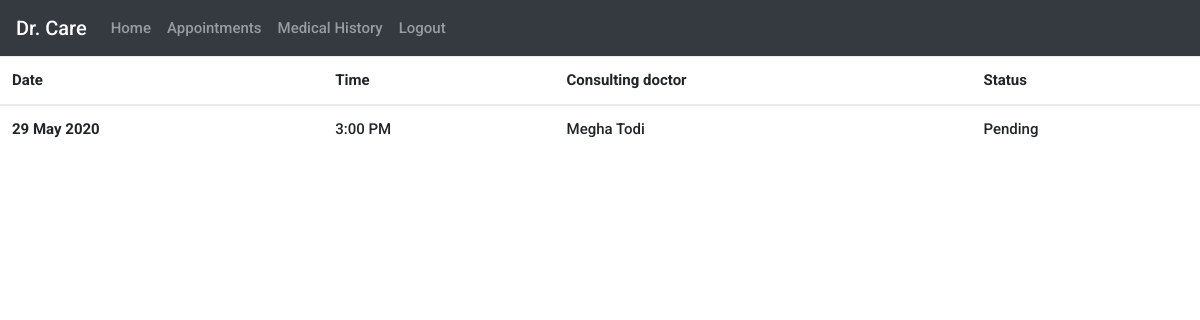
/appointment/ (signed in), run on an earlier commit of the app's database.
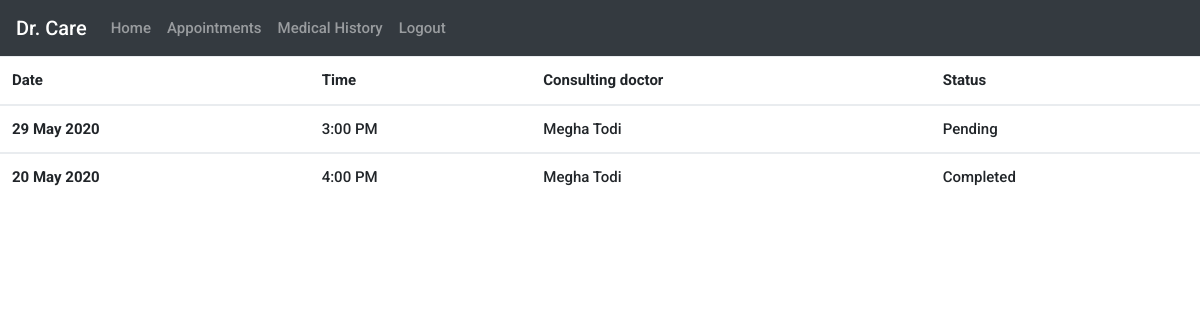
And on a later commit of the database.
### base/models.py (models this page shows, shortened)
class Appointment(models.Model):
    Patient=models.ForeignKey(Patient,on_delete=models.CASCADE)
    Doctor = models.ForeignKey(Doctor,on_delete=models.CASCADE)
    date=  models.CharField(max_length=100)
    time=models.CharField(max_length=100)
    status=models.CharField(max_length=20,choices=Status_choices,default=None)

class Doctor(models.Model):
    user=models.ForeignKey(Profile,on_delete=models.CASCADE)
    Name=models.CharField(max_length=100,default=None)
    Age=models.IntegerField(default=0)
    Gender=models.CharField(max_length=20,choices=Gender_choices,default=None)
    Address=models.CharField(max_length=500,default=None)
    BloodType=models.CharField(max_length=50,default=None)
    Department=models.CharField(max_length=20,default=None)
    Salary=models.IntegerField(default=0)
    Attendance=models.IntegerField(default=0)
    def __str__(self):
        return self.Name

### base/views.py (the view)
# urls.py: path('appointment/',views.appointment,name='app'),
def appointment(request):
    if request.user.is_authenticated:
        name=request.user.username
        profile=User.objects.get(username=name)
        patient=Profile.objects.get(user=profile)
        if Patient.objects.filter(user=patient).exists():
            id=Patient.objects.get(user=patient).id
            app=Appointment.objects.filter(Patient_id=id)
            return render(request,'patient/appointment.html',{'app':app})
        elif Doctor.objects.filter(user=patient).exists():
            id=Doctor.objects.get(user=patient).id
            app=Appointment.objects.filter(Doctor_id=id)
            return render(request,'doctor/appointment.html',{'app':app})
    else:
        return redirect('login')

### base/templates/patient/appointment.html
{% extends 'patient/base.html' %}
{% block content %}
<table class="table">
  <thead>
    <tr>
      <th scope="col">Date</th>
      <th scope="col">Time</th>
      <th scope="col">Consulting doctor</th>
      <th scope="col">Status</th>
    </tr>
  </thead>
  {% for val in app %}
  <tbody>
    <tr>
      <th scope="row">{{ val.date }}</th>
      <td>{{ val.time }}</td>
      <td>{{ val.Doctor }}</td>
      <td>{{ val.status }}</td>
    </tr>
  </tbody>
  {% endfor %}
</table>
{% endblock %}

### base/templates/patient/base.html (shortened to what this page needs)
{% load static %}
<!DOCTYPE html>
<html lang="en">
<head>
  <link rel="stylesheet" href="https://maxcdn.bootstrapcdn.com/bootstrap/4.5.0/css/bootstrap.min.css">
  <link rel="stylesheet" type="text/css" href="{% static "styles/bootstrap4/bootstrap.min.css" %}">
  <link href={% static "plugins/font-awesome-4.7.0/css/font-awesome.min.css" %} rel="stylesheet" type="text/css">
  <link rel="stylesheet" type="text/css" href={% static "plugins/OwlCarousel2-2.2.1/owl.carousel.css" %}>
  <link rel="stylesheet" type="text/css" href={% static "plugins/OwlCarousel2-2.2.1/owl.theme.default.css" %}>
  <link rel="stylesheet" type="text/css" href={% static "plugins/OwlCarousel2-2.2.1/animate.css" %}>
  <link rel="stylesheet" type="text/css" href={% static "styles/contact.css" %}>
  <link rel="stylesheet" type="text/css" href={% static "styles/main_styles.css" %}>
  <link rel="stylesheet" type="text/css" href={% static "styles/responsive.css" %}>
</head>
<body>
<nav class="navbar navbar-expand-sm bg-dark navbar-dark">
  <a class="navbar-brand" href="#">Dr. Care</a>
  <ul class="navbar-nav">
    <li class="nav-item">
      <a class="nav-link" href="{% url 'phome' %}">Home</a>
    </li>
    <li class="nav-item">
      <a class="nav-link" href="{% url 'app' %}">Appointments</a>
    </li>
    <li class="nav-item">
      <a class="nav-link" href="{% url 'pre' %}">Medical History</a>
    </li>
    <li class="nav-item">
      <a class="nav-link" href="{% url 'logout' %}">Logout</a>
    </li>
  </ul>
</nav>
<div>
{% block content %}
{% endblock %}
</div>
</body>
</html>

### base/static/styles/contact.css (style rules this page uses)
* { margin: 0; padding: 0; -webkit-font-smoothing: antialiased; -webkit-text-shadow: rgba(0,0,0,.01) 0 0 1px; text-shadow: rgba(0,0,0,.01) 0 0 1px; }
body { font-family: 'Roboto', sans-serif; font-size: 15px; font-weight: 500; background: #FFFFFF; color: #696969; }
div { display: block; position: relative; -webkit-box-sizing: border-box; -moz-box-sizing: border-box; box-sizing: border-box; }
ul { list-style: none; margin-bottom: 0px; }
a { -webkit-transition: all 200ms ease; -moz-transition: all 200ms ease; -ms-transition: all 200ms ease; -o-transition: all 200ms ease; transition: all 200ms ease; }
a, a:hover, a:visited, a:active, a:link { text-decoration: none; -webkit-font-smoothing: antialiased; -webkit-text-shadow: rgba(0,0,0,.01) 0 0 1px; text-shadow: rgba(0,0,0,.01) 0 0 1px; }

### base/static/styles/main_styles.css (style rules this page uses)
* { margin: 0; padding: 0; -webkit-font-smoothing: antialiased; -webkit-text-shadow: rgba(0,0,0,.01) 0 0 1px; text-shadow: rgba(0,0,0,.01) 0 0 1px; }
body { font-family: 'Roboto', sans-serif; font-size: 15px; font-weight: 500; background: #FFFFFF; color: #696969; }
div { display: block; position: relative; -webkit-box-sizing: border-box; -moz-box-sizing: border-box; box-sizing: border-box; }
ul { list-style: none; margin-bottom: 0px; }
a { -webkit-transition: all 200ms ease; -moz-transition: all 200ms ease; -ms-transition: all 200ms ease; -o-transition: all 200ms ease; transition: all 200ms ease; }
a, a:hover, a:visited, a:active, a:link { text-decoration: none; -webkit-font-smoothing: antialiased; -webkit-text-shadow: rgba(0,0,0,.01) 0 0 1px; text-shadow: rgba(0,0,0,.01) 0 0 1px; }

What changed in the data, as far as the page shows it:
added Appointment: date "20 May 2020", time "4:00 PM", Doctor "Megha Todi", status "Completed"
